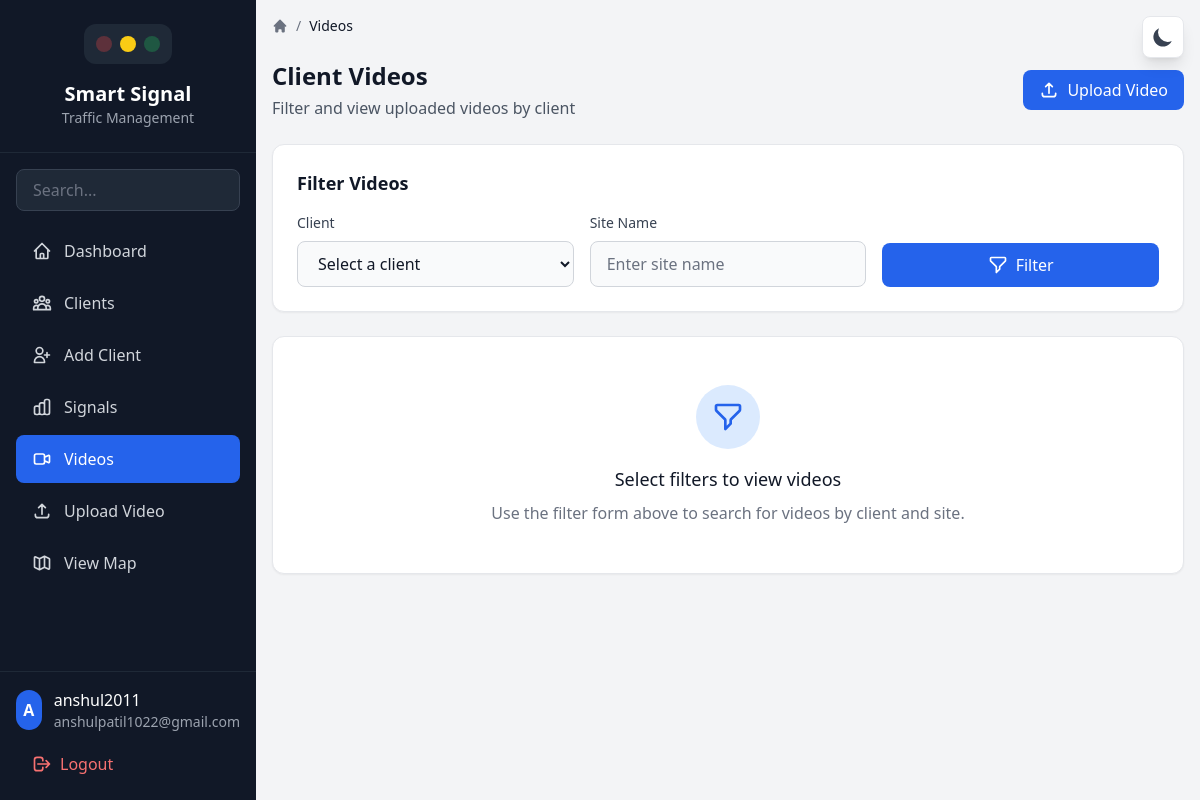
Page /videos/ (signed in) on the committed database.
### core/models.py (models this page shows)
class User(AbstractUser):
    is_admin = models.BooleanField(default=False)

### core/views.py (the view)
# urls.py: path('videos/', views.list_videos, name='list_videos'),
@login_required
def list_videos(request):
    videos = None
    if request.method == 'POST':
        form = VideoFilterForm(request.POST)
        if form.is_valid():
            client = form.cleaned_data['client']
            site = form.cleaned_data['site_name']  # site_name from form, field in model is site
            videos = Video.objects.filter(client=client, site=site)
    else:
        form = VideoFilterForm()
    return render(request, 'core/list_videos.html', {'form': form, 'videos': videos})

### core/forms.py
class VideoFilterForm(forms.Form):
    client = forms.ModelChoiceField(queryset=Client.objects.all(), required=True)
    site_name = forms.CharField(max_length=255, required=True)

### core/templates/core/list_videos.html (shortened to what this page needs)
{% extends "base.html" %}
{% load static %}
{% block breadcrumb %}Videos{% endblock %}
{% block content %}
<div class="mb-6 flex flex-col sm:flex-row sm:items-center sm:justify-between gap-4">
  <div>
    <h1 class="text-2xl font-bold text-gray-900 dark:text-white">Client Videos</h1>
    <p class="text-gray-600 dark:text-gray-400 mt-1">Filter and view uploaded videos by client</p>
  </div>
  <a href="{% url 'upload_video' %}" class="inline-flex items-center gap-2 px-4 py-2 bg-blue-600 text-white rounded-lg hover:bg-blue-700 transition font-medium">
    <svg class="w-5 h-5" fill="none" stroke="currentColor" viewBox="0 0 24 24">
      <path stroke-linecap="round" stroke-linejoin="round" stroke-width="2" d="M4 16v1a3 3 0 003 3h10a3 3 0 003-3v-1m-4-8l-4-4m0 0L8 8m4-4v12"/>
    </svg>
    Upload Video
  </a>
</div>
<div class="bg-white dark:bg-gray-800 rounded-xl shadow-sm border border-gray-200 dark:border-gray-700 p-6 mb-6">
  <h2 class="text-lg font-semibold text-gray-900 dark:text-white mb-4">Filter Videos</h2>
  <form method="post" class="grid grid-cols-1 md:grid-cols-3 gap-4">
    <div>
      <label for="id_client" class="block text-sm font-medium text-gray-700 dark:text-gray-300 mb-2">Client</label>
      <select name="client" id="id_client" required
        class="w-full px-4 py-2.5 bg-gray-50 dark:bg-gray-700 border border-gray-300 dark:border-gray-600 rounded-lg text-gray-900 dark:text-white focus:outline-none focus:ring-2 focus:ring-blue-500 focus:border-transparent transition">
        <option value="">Select a client</option>
      </select>
    </div>
    <div>
      <label for="id_site_name" class="block text-sm font-medium text-gray-700 dark:text-gray-300 mb-2">Site Name</label>
      <input type="text" name="site_name" id="id_site_name" required
        value="{{ form.site_name.value|default:'' }}"
        class="w-full px-4 py-2.5 bg-gray-50 dark:bg-gray-700 border border-gray-300 dark:border-gray-600 rounded-lg text-gray-900 dark:text-white placeholder-gray-500 focus:outline-none focus:ring-2 focus:ring-blue-500 focus:border-transparent transition"
        placeholder="Enter site name">
    </div>
    <div class="flex items-end">
      <button type="submit" class="w-full px-6 py-2.5 bg-blue-600 text-white rounded-lg hover:bg-blue-700 focus:outline-none focus:ring-2 focus:ring-blue-500 focus:ring-offset-2 transition font-medium flex items-center justify-center gap-2">
        <svg class="w-5 h-5" fill="none" stroke="currentColor" viewBox="0 0 24 24">
          <path stroke-linecap="round" stroke-linejoin="round" stroke-width="2" d="M3 4a1 1 0 011-1h16a1 1 0 011 1v2.586a1 1 0 01-.293.707l-6.414 6.414a1 1 0 00-.293.707V17l-4 4v-6.586a1 1 0 00-.293-.707L3.293 7.293A1 1 0 013 6.586V4z"/>
        </svg>
        Filter
      </button>
    </div>
  </form>
</div>
{% if videos %}
<div class="grid gap-4">
  {% for video in videos %}
  <div class="bg-white dark:bg-gray-800 rounded-xl shadow-sm border border-gray-200 dark:border-gray-700 p-5 hover:shadow-md transition">
    <div class="flex flex-col sm:flex-row sm:items-center sm:justify-between gap-4">
      <div class="flex items-center gap-4">
        <div class="w-12 h-12 rounded-lg bg-purple-100 dark:bg-purple-900/30 flex items-center justify-center">
          <svg class="w-6 h-6 text-purple-600 dark:text-purple-400" fill="none" stroke="currentColor" viewBox="0 0 24 24">
            <path stroke-linecap="round" stroke-linejoin="round" stroke-width="2" d="M15 10l4.553-2.276A1 1 0 0121 8.618v6.764a1 1 0 01-1.447.894L15 14M5 18h8a2 2 0 002-2V8a2 2 0 00-2-2H5a2 2 0 00-2 2v8a2 2 0 002 2z"/>
          </svg>
        </div>
        <div>
          <h3 class="text-lg font-semibold text-gray-900 dark:text-white">{{ video.client.company_name }}</h3>
          <p class="text-sm text-gray-500 dark:text-gray-400">Site: {{ video.site }}</p>
        </div>
      </div>
      <div class="flex items-center gap-3">
        <a href="{{ video.video.url }}" target="_blank" class="inline-flex items-center gap-2 px-4 py-2 bg-blue-50 dark:bg-blue-900/20 text-blue-600 dark:text-blue-400 rounded-lg hover:bg-blue-100 dark:hover:bg-blue-900/40 transition font-medium">
          <svg class="w-4 h-4" fill="none" stroke="currentColor" viewBox="0 0 24 24">
            <path stroke-linecap="round" stroke-linejoin="round" stroke-width="2" d="M14.752 11.168l-3.197-2.132A1 1 0 0010 9.87v4.263a1 1 0 001.555.832l3.197-2.132a1 1 0 000-1.664z"/>
            <path stroke-linecap="round" stroke-linejoin="round" stroke-width="2" d="M21 12a9 9 0 11-18 0 9 9 0 0118 0z"/>
          </svg>
          Play Video
        </a>
      </div>
    </div>
  </div>
  {% endfor %}
</div>
<div class="mt-6 text-sm text-gray-500 dark:text-gray-400">
  Showing {{ videos|length }} video{% if videos|length != 1 %}s{% endif %}
</div>
{% else %}
<div class="bg-white dark:bg-gray-800 rounded-xl shadow-sm border border-gray-200 dark:border-gray-700 p-12 text-center">
  <div class="w-16 h-16 mx-auto mb-4 bg-blue-100 dark:bg-blue-900/30 rounded-full flex items-center justify-center">
  </div>
  <h3 class="text-lg font-medium text-gray-900 dark:text-white mb-2">Select filters to view videos</h3>
  <p class="text-gray-500 dark:text-gray-400">Use the filter form above to search for videos by client and site.</p>
</div>
{% endif %}
{% endblock %}

### core/templates/base.html (shortened to what this page needs)
{% load static %}
<!DOCTYPE html>
<html lang="en" class="h-full">
<head>
  <script src="https://cdn.tailwindcss.com"></script>
</head>
<body class="h-full bg-gray-100 dark:bg-gray-900 text-gray-900 dark:text-gray-100 transition-colors duration-300">
  <div class="fixed top-4 right-4 z-50">
    <button id="themeToggle" class="p-2 rounded-lg bg-white dark:bg-gray-800 shadow-lg border border-gray-200 dark:border-gray-700 hover:bg-gray-50 dark:hover:bg-gray-700 transition">
      <svg id="moonIcon" class="w-6 h-6 text-gray-700 dark:text-gray-300" fill="currentColor" viewBox="0 0 20 20">
        <path d="M17.293 13.293A8 8 0 016.707 2.707a8.001 8.001 0 1010.586 10.586z"/>
      </svg>
    </button>
  </div>
  <aside id="sidebar" class="fixed inset-y-0 left-0 z-40 w-64 bg-gray-900 dark:bg-gray-950 transform -translate-x-full lg:translate-x-0 transition-transform duration-300 ease-in-out">
    <div class="flex flex-col h-full">
      <div class="p-6 border-b border-gray-800">
        <div class="flex items-center justify-center mb-4">
          <div class="traffic-light flex gap-2 bg-gray-800 p-3 rounded-xl">
            <div class="light w-4 h-4 rounded-full bg-red-500"></div>
            <div class="light w-4 h-4 rounded-full bg-yellow-400"></div>
            <div class="light w-4 h-4 rounded-full bg-green-500"></div>
          </div>
        </div>
        <h1 class="text-xl font-bold text-white text-center">Smart Signal</h1>
        <p class="text-gray-400 text-sm text-center">Traffic Management</p>
      </div>
      <div class="p-4">
        <input type="text" id="sidebarSearch" placeholder="Search..."
          class="w-full px-4 py-2 bg-gray-800 border border-gray-700 rounded-lg text-gray-200 placeholder-gray-500 focus:outline-none focus:ring-2 focus:ring-blue-500 focus:border-transparent">
      </div>
      <nav class="flex-1 px-4 pb-4 overflow-y-auto">
        <ul class="space-y-1">
          <li>
            <a href="{% url 'home' %}" class="nav-link flex items-center gap-3 px-4 py-3 rounded-lg text-gray-300 hover:bg-gray-800 hover:text-white transition {% if request.path == '/' %}bg-blue-600 text-white{% endif %}">
              <svg class="w-5 h-5" fill="none" stroke="currentColor" viewBox="0 0 24 24"><path stroke-linecap="round" stroke-linejoin="round" stroke-width="2" d="M3 12l2-2m0 0l7-7 7 7M5 10v10a1 1 0 001 1h3m10-11l2 2m-2-2v10a1 1 0 01-1 1h-3m-6 0a1 1 0 001-1v-4a1 1 0 011-1h2a1 1 0 011 1v4a1 1 0 001 1m-6 0h6"/></svg>
              Dashboard
            </a>
          </li>
          <li>
            <a href="{% url 'list_clients' %}" class="nav-link flex items-center gap-3 px-4 py-3 rounded-lg text-gray-300 hover:bg-gray-800 hover:text-white transition {% if 'clients' in request.path %}bg-blue-600 text-white{% endif %}">
              Clients
            </a>
          </li>
          <li>
            <a href="{% url 'add_client' %}" class="nav-link flex items-center gap-3 px-4 py-3 rounded-lg text-gray-300 hover:bg-gray-800 hover:text-white transition {% if 'add-client' in request.path %}bg-blue-600 text-white{% endif %}">
              <svg class="w-5 h-5" fill="none" stroke="currentColor" viewBox="0 0 24 24"><path stroke-linecap="round" stroke-linejoin="round" stroke-width="2" d="M18 9v3m0 0v3m0-3h3m-3 0h-3m-2-5a4 4 0 11-8 0 4 4 0 018 0zM3 20a6 6 0 0112 0v1H3v-1z"/></svg>
              Add Client
            </a>
          </li>
          <li>
            <a href="{% url 'show_signals' %}" class="nav-link flex items-center gap-3 px-4 py-3 rounded-lg text-gray-300 hover:bg-gray-800 hover:text-white transition {% if 'signals' in request.path %}bg-blue-600 text-white{% endif %}">
              Signals
            </a>
          </li>
          <li>
            <a href="{% url 'list_videos' %}" class="nav-link flex items-center gap-3 px-4 py-3 rounded-lg text-gray-300 hover:bg-gray-800 hover:text-white transition {% if 'videos' in request.path and 'upload' not in request.path %}bg-blue-600 text-white{% endif %}">
              <svg class="w-5 h-5" fill="none" stroke="currentColor" viewBox="0 0 24 24"><path stroke-linecap="round" stroke-linejoin="round" stroke-width="2" d="M15 10l4.553-2.276A1 1 0 0121 8.618v6.764a1 1 0 01-1.447.894L15 14M5 18h8a2 2 0 002-2V8a2 2 0 00-2-2H5a2 2 0 00-2 2v8a2 2 0 002 2z"/></svg>
              Videos
            </a>
          </li>
          <li>
            <a href="{% url 'upload_video' %}" class="nav-link flex items-center gap-3 px-4 py-3 rounded-lg text-gray-300 hover:bg-gray-800 hover:text-white transition {% if 'upload' in request.path %}bg-blue-600 text-white{% endif %}">
              <svg class="w-5 h-5" fill="none" stroke="currentColor" viewBox="0 0 24 24"><path stroke-linecap="round" stroke-linejoin="round" stroke-width="2" d="M4 16v1a3 3 0 003 3h10a3 3 0 003-3v-1m-4-8l-4-4m0 0L8 8m4-4v12"/></svg>
              Upload Video
            </a>
          </li>
          <li>
            <a href="{% url 'show_map' %}" class="nav-link flex items-center gap-3 px-4 py-3 rounded-lg text-gray-300 hover:bg-gray-800 hover:text-white transition {% if 'map' in request.path %}bg-blue-600 text-white{% endif %}">
              <svg class="w-5 h-5" fill="none" stroke="currentColor" viewBox="0 0 24 24"><path stroke-linecap="round" stroke-linejoin="round" stroke-width="2" d="M9 20l-5.447-2.724A1 1 0 013 16.382V5.618a1 1 0 011.447-.894L9 7m0 13l6-3m-6 3V7m6 10l4.553 2.276A1 1 0 0021 18.382V7.618a1 1 0 00-.553-.894L15 4m0 13V4m0 0L9 7"/></svg>
              View Map
            </a>
          </li>
        </ul>
      </nav>
      <div class="p-4 border-t border-gray-800">
        {% if user.is_authenticated %}
        <div class="flex items-center gap-3 mb-3">
          <div class="w-10 h-10 rounded-full bg-blue-600 flex items-center justify-center text-white font-semibold">
            {{ user.username|slice:":1"|upper }}
          </div>
          <div>
            <p class="text-white font-medium">{{ user.username }}</p>
            <p class="text-gray-400 text-sm">{{ user.email|default:"User" }}</p>
          </div>
        </div>
        <form method="post" action="{% url 'logout' %}" class="m-0">
          <button type="submit" class="flex items-center gap-2 px-4 py-2 text-red-400 hover:bg-gray-800 rounded-lg transition w-full">
            <svg class="w-5 h-5" fill="none" stroke="currentColor" viewBox="0 0 24 24"><path stroke-linecap="round" stroke-linejoin="round" stroke-width="2" d="M17 16l4-4m0 0l-4-4m4 4H7m6 4v1a3 3 0 01-3 3H6a3 3 0 01-3-3V7a3 3 0 013-3h4a3 3 0 013 3v1"/></svg>
            Logout
          </button>
        </form>
        {% endif %}
      </div>
    </div>
  </aside>
  <main class="lg:ml-64 min-h-screen">
    <div class="p-4 pt-16 lg:pt-4">
      <nav class="mb-6">
        <ol class="flex items-center gap-2 text-sm text-gray-500 dark:text-gray-400">
          <li>
            <a href="{% url 'home' %}" class="hover:text-blue-600 dark:hover:text-blue-400 transition">
              <svg class="w-4 h-4" fill="currentColor" viewBox="0 0 20 20"><path d="M10.707 2.293a1 1 0 00-1.414 0l-7 7a1 1 0 001.414 1.414L4 10.414V17a1 1 0 001 1h2a1 1 0 001-1v-2a1 1 0 011-1h2a1 1 0 011 1v2a1 1 0 001 1h2a1 1 0 001-1v-6.586l.293.293a1 1 0 001.414-1.414l-7-7z"/></svg>
            </a>
          </li>
          <li><span>/</span></li>
          <li class="text-gray-900 dark:text-gray-100 font-medium">{% block breadcrumb %}Dashboard{% endblock %}</li>
        </ol>
      </nav>
      <div class="max-w-7xl mx-auto">
        {% block content %}{% endblock %}
      </div>
    </div>
  </main>
</body>
</html>

### core/templates/base.html (style rules this page uses)
.traffic-light .light { opacity: 0.3; transition: opacity 0.3s; }
.traffic-light .light.active { opacity: 1; }

### rows in the picture
User: username "A", username "anshul2011", email "anshulpatil1022@gmail.com"
